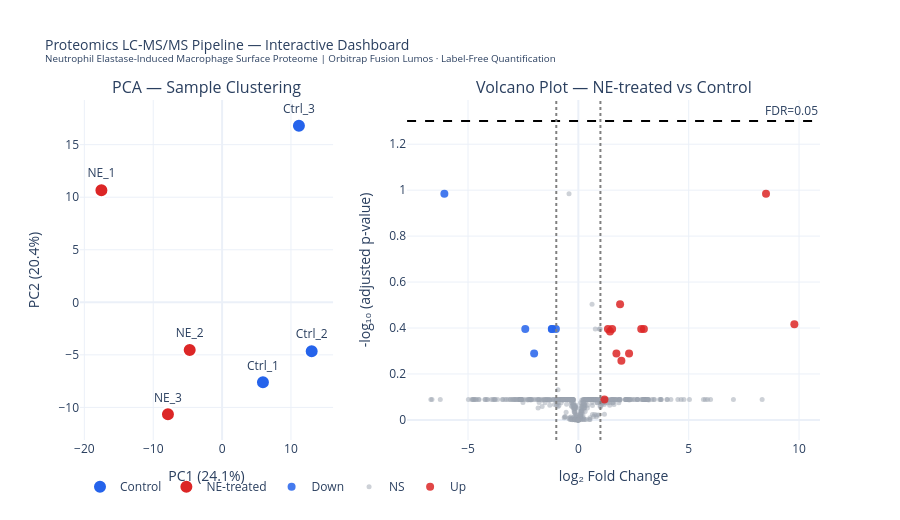

The code cell stored with this chart in its notebook:
### Markdown cell above
---
## 7. Interactive Plotly Dashboard

### Code cell
fig_p = make_subplots(
    rows=1, cols=2,
    subplot_titles=(
        'PCA — Sample Clustering',
        'Volcano Plot — NE-treated vs Control'
    ),
    column_widths=[0.38, 0.62]
)

# PCA
for cond, grp in df_pca.groupby('Condition'):
    fig_p.add_trace(go.Scatter(
        x=grp['PC1'], y=grp['PC2'],
        mode='markers+text',
        name=cond,
        text=grp['Sample'],
        textposition='top center',
        marker=dict(
            color=COND_COLORS[cond], size=14,
            line=dict(color='white', width=2)
        ),
        hovertemplate=f'<b>%{{text}}</b><br>PC1: %{{x:.2f}}<br>PC2: %{{y:.2f}}<extra>{cond}</extra>'
    ), row=1, col=1)

fig_p.update_xaxes(title_text=f'PC1 ({explained[0]:.1f}%)', row=1, col=1)
fig_p.update_yaxes(title_text=f'PC2 ({explained[1]:.1f}%)', row=1, col=1)

# Volcano
for direction, grp in df_de.groupby('Direction'):
    fig_p.add_trace(go.Scatter(
        x=grp['log2FC'],
        y=grp['-log10padj'],
        mode='markers',
        name=direction,
        marker=dict(
            color=DIR_COLORS[direction],
            size=5 if direction == 'NS' else 8,
            opacity=0.5 if direction == 'NS' else 0.85
        ),
        text=grp['Gene'],
        customdata=grp[['Description', 'log2FC', 'padj']].values,
        hovertemplate=(
            '<b>%{text}</b><br>'
            '%{customdata[0]}<br>'
            'log2FC: %{customdata[1]:.2f}<br>'
            'FDR: %{customdata[2]:.2e}<extra></extra>'
        )
    ), row=1, col=2)

fig_p.add_hline(y=-np.log10(0.05), line_dash='dash', line_color='black',
                annotation_text='FDR=0.05', row=1, col=2)
fig_p.add_vline(x=1,  line_dash='dot', line_color='gray', row=1, col=2)
fig_p.add_vline(x=-1, line_dash='dot', line_color='gray', row=1, col=2)

fig_p.update_xaxes(title_text='log₂ Fold Change', row=1, col=2)
fig_p.update_yaxes(title_text='-log₁₀ (adjusted p-value)', row=1, col=2)

fig_p.update_layout(
    title=dict(
        text='Proteomics LC-MS/MS Pipeline — Interactive Dashboard<br>'
             '<sup>Neutrophil Elastase-Induced Macrophage Surface Proteome | '
             'Orbitrap Fusion Lumos · Label-Free Quantification</sup>',
        font=dict(size=14)
    ),
    height=520,
    template='plotly_white',
    legend=dict(orientation='h', yanchor='bottom', y=-0.18, x=0)
)

fig_p.show()
fig_p.write_html('proteomics_dashboard.html')
print('Interactive dashboard saved: proteomics_dashboard.html')

### Figure 1 — Plotly figure (JSON) as saved in the notebook; plotly's stock layout.template omitted (floating-point values rounded to 4 significant figures; data arrays with more than 128 entries replaced by an {"elided": "..."} marker saying what was removed)
{"data": [{"hovertemplate": "<b>%{text}</b><br>PC1: %{x:.2f}<br>PC2: %{y:.2f}<extra>Control</extra>", "marker": {"color": "#2563EB", "line": {"color": "white", "width": 2}, "size": 14}, "mode": "markers+text", "name": "Control", "text": ["Ctrl_1", "Ctrl_2", "Ctrl_3"], "textposition": "top center", "type": "scatter", "x": [5.93, 13.0, 11.15], "xaxis": "x", "y": [-7.611, -4.653, 16.8], "yaxis": "y"}, {"hovertemplate": "<b>%{text}</b><br>PC1: %{x:.2f}<br>PC2: %{y:.2f}<extra>NE-treated</extra>", "marker": {"color": "#DC2626", "line": {"color": "white", "width": 2}, "size": 14}, "mode": "markers+text", "name": "NE-treated", "text": ["NE_1", "NE_2", "NE_3"], "textposition": "top center", "type": "scatter", "x": [-17.52, -4.704, -7.861], "xaxis": "x", "y": [10.66, -4.546, -10.65], "yaxis": "y"}, {"customdata": [["Macrophage scavenger receptor 1", -2.003, 0.5142], ["C-C chemokine receptor type 2", -2.405, 0.4024], ["Uncharacterized protein 46", -1.017, 0.4024], ["Uncharacterized protein 105", -6.071, 0.1037], ["Uncharacterized protein 383", -1.195, 0.4024], ["Uncharacterized protein 406", -1.202, 0.4024]], "hovertemplate": "<b>%{text}</b><br>%{customdata[0]}<br>log2FC: %{customdata[1]:.2f}<br>FDR: %{customdata[2]:.2e}<extra></extra>", "marker": {"color": "#2563EB", "opacity": 0.85, "size": 8}, "mode": "markers", "name": "Down", "text": ["MSR1", "CCR2", "PROT_0046", "PROT_0105", "PROT_0383", "PROT_0406"], "type": "scatter", "x": [-2.003, -2.405, -1.017, -6.071, -1.195, -1.202], "xaxis": "x2", "y": [0.2889, 0.3953, 0.3953, 0.9842, 0.3953, 0.3953], "yaxis": "y2"}, {"customdata": {"elided": "479x3 mixed values"}, "hovertemplate": "<b>%{text}</b><br>%{customdata[0]}<br>log2FC: %{customdata[1]:.2f}<br>FDR: %{customdata[2]:.2e}<extra></extra>", "marker": {"color": "#9CA3AF", "opacity": 0.5, "size": 5}, "mode": "markers", "name": "NS", "text": {"elided": "479 str values"}, "type": "scatter", "x": {"elided": "479 float values"}, "xaxis": "x2", "y": {"elided": "479 float values"}, "yaxis": "y2"}, {"customdata": [["Monocyte differentiation antigen CD14", 1.531, 0.4024], ["Integrin subunit alpha M (CD11b)", 2.849, 0.4024], ["Integrin subunit beta 2 (CD18)", 1.95, 0.5523], ["Platelet glycoprotein 4", 2.298, 0.5142], ["Macrosialin", 1.725, 0.5142], ["T-lymphocyte activation antigen CD86", 1.891, 0.314], ["Receptor-type tyrosine-protein phosphatase C", 1.341, 0.4024], ["Cathepsin D", 1.435, 0.4119], ["Protein S100-A8", 2.97, 0.4024], ["Uncharacterized protein 101", 8.503, 0.1037], ["Uncharacterized protein 152", 9.788, 0.3832], ["Uncharacterized protein 324", 1.18, 0.816]], "hovertemplate": "<b>%{text}</b><br>%{customdata[0]}<br>log2FC: %{customdata[1]:.2f}<br>FDR: %{customdata[2]:.2e}<extra></extra>", "marker": {"color": "#DC2626", "opacity": 0.85, "size": 8}, "mode": "markers", "name": "Up", "text": ["CD14", "ITGAM", "ITGB2", "CD36", "CD68", "CD86", "PTPRC", "CTSD", "S100A8", "PROT_0101", "PROT_0152", "PROT_0324"], "type": "scatter", "x": [1.531, 2.849, 1.95, 2.298, 1.725, 1.891, 1.341, 1.435, 2.97, 8.503, 9.788, 1.18], "xaxis": "x2", "y": [0.3953, 0.3953, 0.2578, 0.2889, 0.2889, 0.503, 0.3953, 0.3852, 0.3953, 0.9842, 0.4165, 0.08829], "yaxis": "y2"}], "layout": {"annotations": [{"font": {"size": 16}, "showarrow": false, "text": "PCA — Sample Clustering", "x": 0.171, "xanchor": "center", "xref": "paper", "y": 1, "yanchor": "bottom", "yref": "paper"}, {"font": {"size": 16}, "showarrow": false, "text": "Volcano Plot — NE-treated vs Control", "x": 0.721, "xanchor": "center", "xref": "paper", "y": 1, "yanchor": "bottom", "yref": "paper"}, {"showarrow": false, "text": "FDR=0.05", "x": 1, "xanchor": "right", "xref": "x2 domain", "y": 1.301, "yanchor": "bottom", "yref": "y2"}], "height": 520, "legend": {"orientation": "h", "x": 0, "y": -0.18, "yanchor": "bottom"}, "shapes": [{"line": {"color": "black", "dash": "dash"}, "type": "line", "x0": 0, "x1": 1, "xref": "x2 domain", "y0": 1.301, "y1": 1.301, "yref": "y2"}, {"line": {"color": "gray", "dash": "dot"}, "type": "line", "x0": 1, "x1": 1, "xref": "x2", "y0": 0, "y1": 1, "yref": "y2 domain"}, {"line": {"color": "gray", "dash": "dot"}, "type": "line", "x0": -1, "x1": -1, "xref": "x2", "y0": 0, "y1": 1, "yref": "y2 domain"}], "title": {"font": {"size": 14}, "text": "Proteomics LC-MS/MS Pipeline — Interactive Dashboard<br><sup>Neutrophil Elastase-Induced Macrophage Surface Proteome | Orbitrap Fusion Lumos · Label-Free Quantification</sup>"}, "xaxis": {"anchor": "y", "domain": [0, 0.342], "title": {"text": "PC1 (24.1%)"}}, "xaxis2": {"anchor": "y2", "domain": [0.442, 1], "title": {"text": "log₂ Fold Change"}}, "yaxis": {"anchor": "x", "domain": [0, 1], "title": {"text": "PC2 (20.4%)"}}, "yaxis2": {"anchor": "x2", "domain": [0, 1], "title": {"text": "-log₁₀ (adjusted p-value)"}}}}
